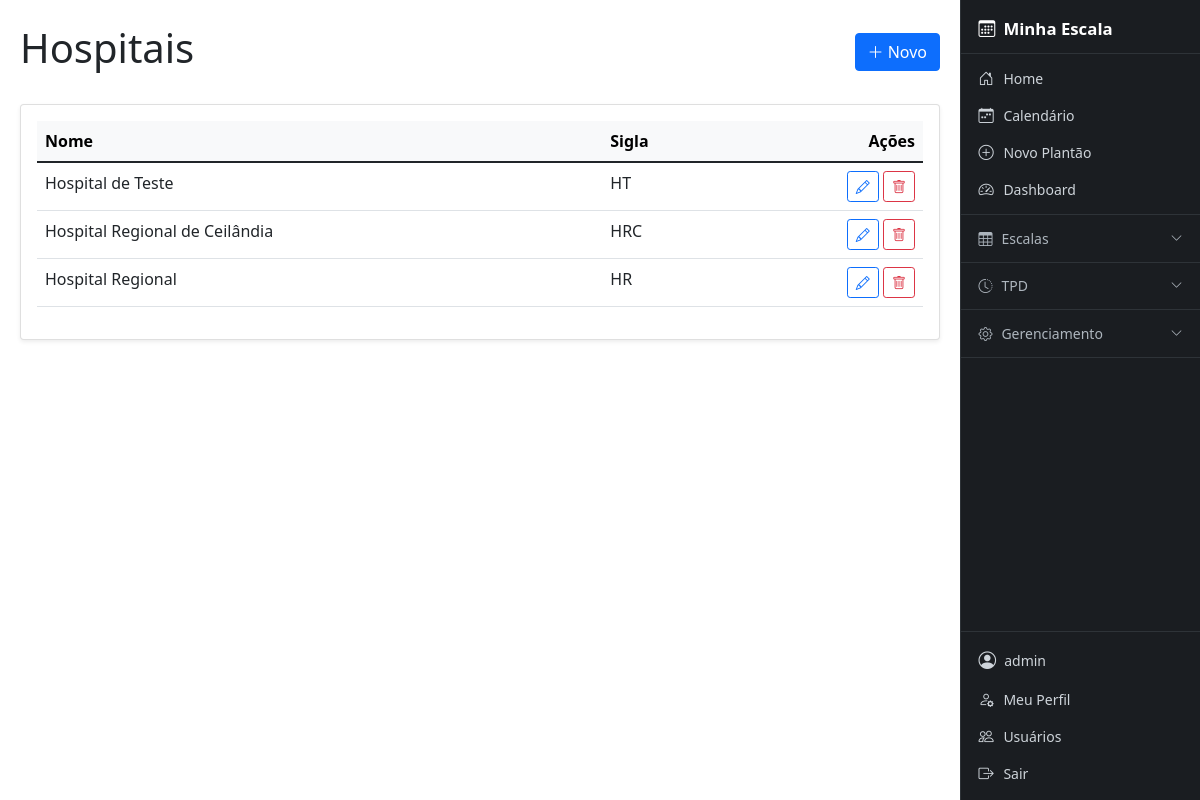
Screenshot of /hospitais/ (signed in) with the database file from the repository.
### core/models.py (models this page shows, shortened)
class Hospital(models.Model):
    nome = models.CharField(max_length=150, unique=True)
    sigla = models.CharField(max_length=20, blank=True, null=True)

### cal/views/geral_views.py (the view)
# urls.py: path('hospitais/', geral_views.HospitalListView.as_view(), name='hospital_list'),
class HospitalListView(AdminRequiredMixin, ListView):
    paginate_by = 20
    model = Hospital
    template_name = 'cal/hospital_list.html'
    context_object_name = 'objetos'
    def get_queryset(self):
        return Hospital.objects.all()
    def get_context_data(self, **kwargs):
        context = super().get_context_data(**kwargs)
        context.update({'titulo': 'Hospitais', 'labels': ['Nome', 'Sigla'], 'create_url': 'cal:hospital_create', 'update_url': 'cal:hospital_update', 'delete_url': 'cal:hospital_delete'})
        return context

### cal/views/geral_views.py (called while the page is built)
    def test_func(self):
        return self.request.user.is_staff

### templates/cal/hospital_list.html
{% extends 'cal/crud_base_list.html' %}
{% block table_rows %}
<td>{{ obj.nome }}</td>
<td>{{ obj.sigla }}</td>
{% endblock %}

### templates/cal/crud_base_list.html (shortened to what this page needs)
{% extends 'base.html' %}
{% block content %}
<div class="d-flex justify-content-between align-items-center mb-4">
    <h1>{{ titulo }}</h1>
    <a href="{% url create_url %}" class="btn btn-primary">
        <i class="bi bi-plus-lg"></i> Novo
    </a>
</div>
<div class="card shadow-sm">
    <div class="card-body">
        <div class="table-responsive">
            <table class="table table-hover">
                <thead class="table-light">
                    <tr>
                        {% for label in labels %}
                        <th>{{ label }}</th>
                        {% endfor %}
                        <th class="text-end">Ações</th>
                    </tr>
                </thead>
                <tbody>
                    {% for obj in objetos %}
                    <tr>
                        {% block table_rows %}{% endblock %}
                        <td class="text-end" style="white-space: nowrap;">
                            {% block extra_actions %}
                            <a href="{% url update_url obj.pk %}" class="btn btn-sm btn-outline-primary" title="Editar">
                                <i class="bi bi-pencil"></i>
                            </a>
                            <a href="{% url delete_url obj.pk %}" class="btn btn-sm btn-outline-danger" title="Excluir">
                                <i class="bi bi-trash"></i>
                            </a>
                            {% endblock %}
                        </td>
                    </tr>
                    {% empty %}
                    <tr>
                        <td colspan="{{ labels|length|add:1 }}" class="text-center text-muted py-4">
                            Nenhum registro encontrado.
                        </td>
                    </tr>
                    {% endfor %}
                </tbody>
            </table>
        </div>
    </div>
</div>
{% endblock %}

### templates/navbar.html (shortened to what this page needs)
<aside id="sidebar">
    <a href="{% url 'cal:home' %}" class="sidebar-brand">
        <i class="bi bi-calendar3"></i> Minha Escala
    </a>
    {% if user.is_authenticated %}
    <div class="sidebar-section">
        <a href="{% url 'cal:home' %}" class="sidebar-link">
            <i class="bi bi-house-door"></i> Home
        </a>
        <a href="{% url 'cal:calendar' %}" class="sidebar-link">
            <i class="bi bi-calendar-week"></i> Calendário
        </a>
        {% with perfil=user.cal_perfil %}
        {% if user.is_staff or perfil.tipo == 'ESCALANTE' %}
        <a href="{% url 'cal:event_new' %}" class="sidebar-link">
            <i class="bi bi-plus-circle"></i> Novo Plantão
        </a>
        {% endif %}
        {% endwith %}
        <a href="{% url 'cal:dashboard' %}" class="sidebar-link">
            <i class="bi bi-speedometer2"></i> Dashboard
        </a>
    </div>
    <div class="sidebar-section">
        <button class="sidebar-group-btn" type="button"
                data-bs-toggle="collapse" data-bs-target="#menuEscalas"
                aria-expanded="false">
            <i class="bi bi-table"></i> Escalas
            <i class="bi bi-chevron-down chevron"></i>
        </button>
    </div>
    <div class="sidebar-section">
        <button class="sidebar-group-btn" type="button"
                data-bs-toggle="collapse" data-bs-target="#menuTPD"
                aria-expanded="false">
            <i class="bi bi-clock-history"></i> TPD
            <i class="bi bi-chevron-down chevron"></i>
        </button>
    </div>
    {% if user.is_staff %}
    <div class="sidebar-section">
        <button class="sidebar-group-btn" type="button"
                data-bs-toggle="collapse" data-bs-target="#menuAdmin"
                aria-expanded="false">
            <i class="bi bi-gear"></i> Gerenciamento
            <i class="bi bi-chevron-down chevron"></i>
        </button>
    </div>
    {% endif %}
    {% endif %}
    <div class="sidebar-footer">
        {% if user.is_authenticated %}
            <div class="sidebar-user">
                <i class="bi bi-person-circle" style="font-size:1.1rem;"></i>
                <span class="text-truncate">{{ user.username }}</span>
            </div>
            <a href="{% url 'cal:perfil' %}" class="sidebar-link">
                <i class="bi bi-person-gear"></i> Meu Perfil
            </a>
            {% if user.is_staff %}
            <a href="{% url 'cal:listar_usuarios' %}" class="sidebar-link">
                <i class="bi bi-people"></i> Usuários
            </a>
            {% endif %}
            <a href="#" class="sidebar-link text-danger-emphasis"
               onclick="document.getElementById('logout-form').submit(); return false;">
                <i class="bi bi-box-arrow-right"></i> Sair
            </a>
        {% else %}
            <a href="{% url 'cal:login' %}" class="sidebar-link">
                <i class="bi bi-box-arrow-in-right"></i> Login
            </a>
        {% endif %}
    </div>
</aside>

### templates/base.html (style rules this page uses)
#sidebar { position: fixed; top: 0; right: 0; width: 240px; height: 100vh; overflow-y: auto; background-color: #1a1d21; z-index: 1040; display: flex; flex-direction: column; border-left: 1px solid #2e3338; transition: right 0.28s ease; }
@media (min-width: 768px) { body { margin-right: 240px; } }
.sidebar-brand { display: flex; align-items: center; gap: 0.5rem; padding: 1rem 1.1rem 0.75rem; color: #fff; font-size: 1.05rem; font-weight: 600; text-decoration: none; border-bottom: 1px solid #2e3338; }
.sidebar-section { padding: 0.35rem 0; border-bottom: 1px solid #2e3338; }
.sidebar-link { display: flex; align-items: center; gap: 0.55rem; padding: 0.45rem 1.1rem; color: #ced4da; text-decoration: none; font-size: 0.875rem; border-radius: 0; transition: background 0.15s, color 0.15s; white-space: nowrap; }
.sidebar-link i { font-size: 0.95rem; min-width: 16px; }
.sidebar-group-btn { display: flex; align-items: center; gap: 0.55rem; width: 100%; padding: 0.45rem 1.1rem; background: none; border: none; color: #adb5bd; font-size: 0.875rem; text-align: left; cursor: pointer; transition: background 0.15s, color 0.15s; }
.sidebar-group-btn .chevron { margin-left: auto; transition: transform 0.2s; font-size: 0.75rem; }
.sidebar-footer { margin-top: auto; border-top: 1px solid #2e3338; padding: 0.5rem 0; }
.sidebar-user { display: flex; align-items: center; gap: 0.5rem; padding: 0.45rem 1.1rem; color: #ced4da; font-size: 0.875rem; }

### rows the page displays
Hospital: nome "Hospital de Teste", sigla "HT"
Hospital: nome "Hospital Regional de Ceilândia", sigla "HRC"
Hospital: nome "Hospital Regional", sigla "HR"

### other values shown
{{ user.username }} "admin"
{{ titulo }} "Hospitais"
{{ label }} "Nome" "Sigla"
